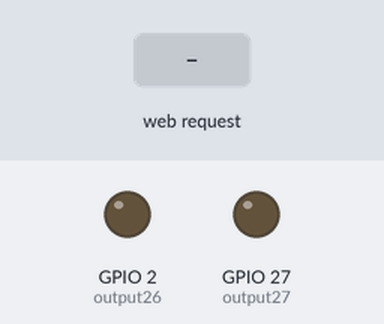
This program was run on a simulated ESP32. On the bench: output pins drawn as LEDs (lit = HIGH). Inputs (shaded band) come from the test bench. WiFi joins after 1.5 s; servers stay silent unless stated; what the program prints to the serial monitor is not drawn.

Above: at 2.7 s.
2.8 s: HTTP request GET /26/on received
At 4.0 s:
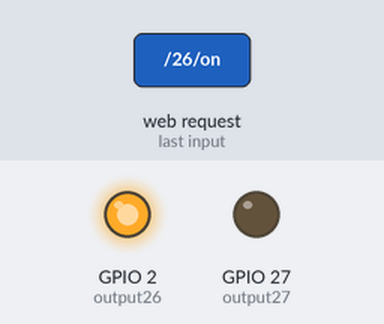
4.3 s: HTTP request GET /27/on received
At 5.2 s:
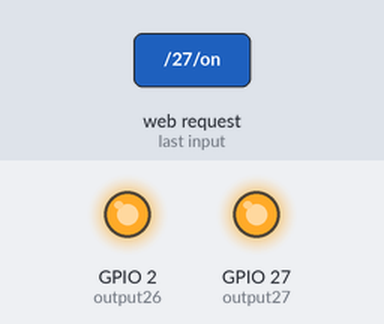
5.8 s: HTTP request GET /26/off received
At 6.4 s:
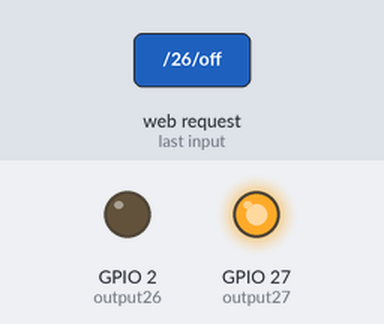
7.3 s: HTTP request GET /27/off received
At 8.7 s:
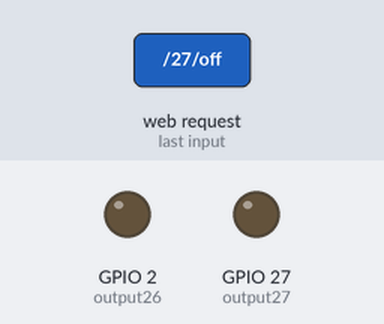
Timing chart, 0 to 9.8 s (numbered marks = the images above; inputs shaded):
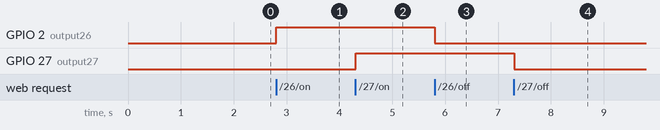

Measured:
- after the input at 2.8 s, GPIO 2 (output26): LOW → HIGH at once
- after the input at 4.3 s, GPIO 27 (output27): LOW → HIGH at once
- after the input at 5.8 s, GPIO 2 (output26): HIGH → LOW at once
- after the input at 7.3 s, GPIO 27 (output27): HIGH → LOW at once

The program:

main.cpp
```cpp
#include <Arduino.h>
#include <WiFi.h>

// Replace with your network credentials
const char* ssid = "E308";
const char* password = "98806829";

// Set web server port number to 80
WiFiServer server(80);

// Variable to store the HTTP request
String header;

// Auxiliar variables to store the current output state
String output26State = "off";
String output27State = "off";

// Assign output variables to GPIO pins
const int output26 = 2;
const int output27 = 27;

// Current time
unsigned long currentTime = millis();
// Previous time
unsigned long previousTime = 0;
// Define timeout time in milliseconds (example: 2000ms = 2s)
const long timeoutTime = 2000;

void setup() {
  Serial.begin(115200);
  // Initialize the output variables as outputs
  pinMode(output26, OUTPUT);
  pinMode(output27, OUTPUT);
  // Set outputs to LOW
  digitalWrite(output26, LOW);
  digitalWrite(output27, LOW);

  // Connect to Wi-Fi network with SSID and password
  Serial.print("Connecting to ");
  Serial.println(ssid);
  WiFi.begin(ssid, password);
  while (WiFi.status() != WL_CONNECTED) {
    delay(500);
    Serial.print(".");
  }
  // Print local IP address and start web server
  Serial.println("");
  Serial.println("WiFi connected.");
  Serial.println("IP address: ");
  Serial.println(WiFi.localIP());  // Print the IP address
  server.begin(); // Start the server
}

void loop(){
  WiFiClient client = server.available();   // Listen for incoming clients

  if (client) {                             // If a new client connects,
    currentTime = millis();
    previousTime = currentTime;
    Serial.println("New Client.");          // print a message out in the serial port
    String currentLine = "";                // make a String to hold incoming data from the client
    while (client.connected() && currentTime - previousTime <= timeoutTime) {  // loop while the client's connected
      currentTime = millis();
      if (client.available()) {             // if there's bytes to read from the client,
        char c = client.read();             // read a byte, then
        Serial.write(c);                    // print it out the serial monitor
        header += c;
        if (c == '\n') {                    // if the byte is a newline character
          // if the current line is blank, you got two newline characters in a row.
          // that's the end of the client HTTP request, so send a response:
          if (currentLine.length() == 0) {
            // HTTP headers always start with a response code (e.g. HTTP/1.1 200 OK)
            // and a content-type so the client knows what's coming, then a blank line:
            client.println("HTTP/1.1 200 OK");
            client.println("Content-type:text/html");
            client.println("Connection: close");
            client.println();

            // turns the GPIOs on and off
            if (header.indexOf("GET /26/on") >= 0) {
              Serial.println("GPIO 26 on");
              output26State = "on";
              digitalWrite(output26, HIGH);
            } else if (header.indexOf("GET /26/off") >= 0) {
              Serial.println("GPIO 26 off");
              output26State = "off";
              digitalWrite(output26, LOW);
            } else if (header.indexOf("GET /27/on") >= 0) {
              Serial.println("GPIO 27 on");
              output27State = "on";
              digitalWrite(output27, HIGH);
            } else if (header.indexOf("GET /27/off") >= 0) {
              Serial.println("GPIO 27 off");
              output27State = "off";
              digitalWrite(output27, LOW);
            }

            // Display the HTML web page
            client.println("<!DOCTYPE html><html>");
            client.println("<head><meta name=\"viewport\" content=\"width=device-width, initial-scale=1\">");
            client.println("<link rel=\"icon\" href=\"data:,\">");
            // CSS to style the on/off buttons
            // Feel free to change the background-color and font-size attributes to fit your preferences
            client.println("<style>html { font-family: Helvetica; display: inline-block; margin: 0px auto; text-align: center;}");
            client.println(".button { background-color: #4CAF50; border: none; color: white; padding: 16px 40px;");
            client.println("text-decoration: none; font-size: 30px; margin: 2px; cursor: pointer;}");
            client.println(".button2 {background-color: #555555;}</style></head>");

            // Web Page Heading
            client.println("<body><h1>ESP32 Web Server</h1>");

            // Display current state, and ON/OFF buttons for GPIO 26
            client.println("<p>GPIO 26 - State " + output26State + "</p>");
            // If the output26State is off, it displays the ON button
            if (output26State=="off") {
              client.println("<p><a href=\"/26/on\"><button class=\"button\">ON</button></a></p>");
            } else {
              client.println("<p><a href=\"/26/off\"><button class=\"button button2\">OFF</button></a></p>");
            }

            // Display current state, and ON/OFF buttons for GPIO 27
            client.println("<p>GPIO 27 - State " + output27State + "</p>");
            // If the output27State is off, it displays the ON button
            if (output27State=="off") {
              client.println("<p><a href=\"/27/on\"><button class=\"button\">ON</button></a></p>");
            } else {
              client.println("<p><a href=\"/27/off\"><button class=\"button button2\">OFF</button></a></p>");
            }
            client.println("</body></html>");

            // The HTTP response ends with another blank line
            client.println();
            // Break out of the while loop
            break;
          } else { // if you got a newline, then clear currentLine
            currentLine = "";
          }
        } else if (c != '\r') {  // if you got anything else but a carriage return character,
          currentLine += c;      // add it to the end of the currentLine
        }
      }
    }
    // Clear the header variable
    header = "";
    // Close the connection
    client.stop();
    Serial.println("Client disconnected.");
    Serial.println("");
  }
}
```
